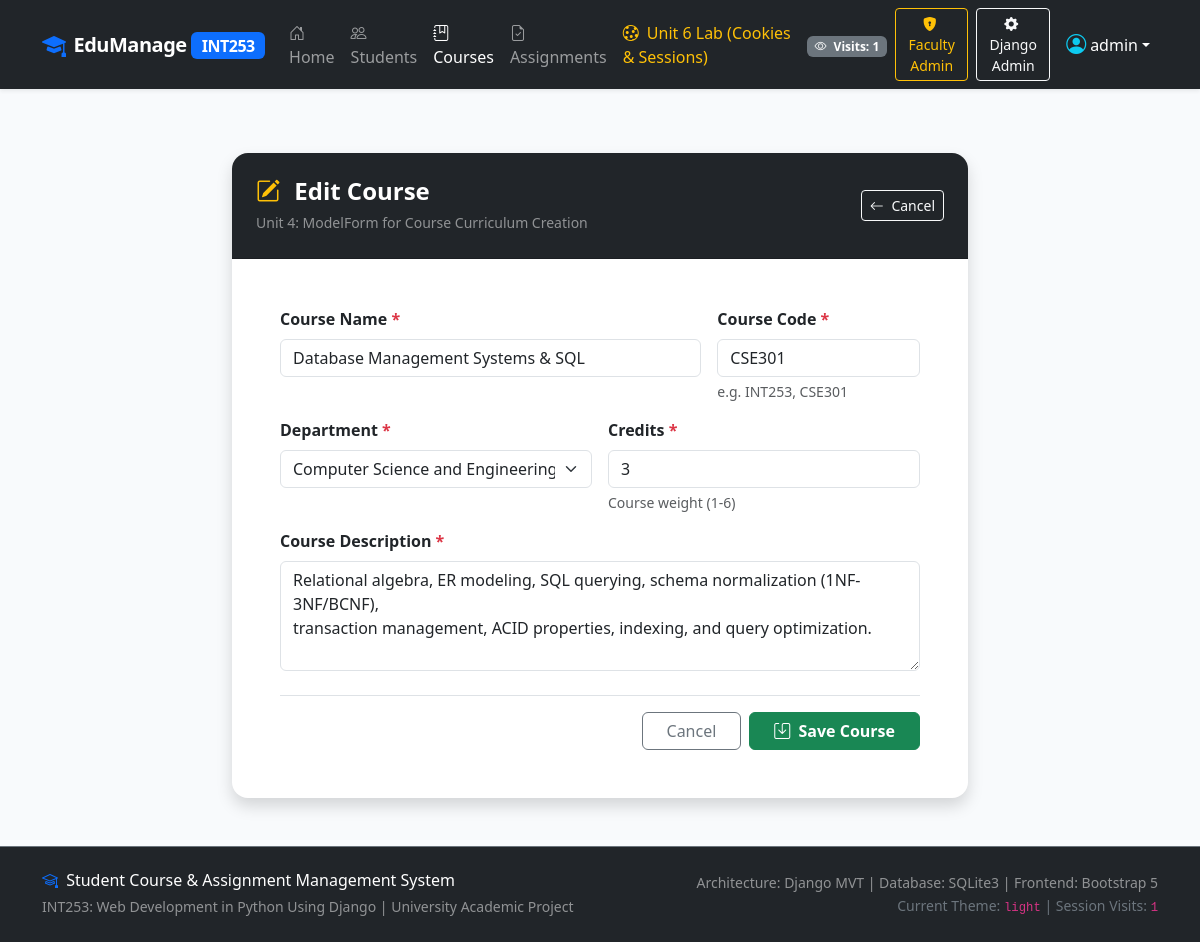
/courses/2/edit/ (signed in), run on the app's committed database.
### courses/models.py (models this page shows, shortened)
class Course(models.Model):
    DEPARTMENT_CHOICES = [
        ('CSE', 'Computer Science and Engineering'),
        ('IT', 'Information Technology'),
        ('ECE', 'Electronics & Communication Engineering'),
        ('ME', 'Mechanical Engineering'),
        ('CIVIL', 'Civil Engineering'),
        ('GEN', 'General Education'),
    ]
    course_name = models.CharField(
        max_length=150,
        verbose_name="Course Name",
        help_text="Official title of the subject/course"
    )
    course_code = models.CharField(
        max_length=20,
        unique=True,
        verbose_name="Course Code",
        help_text="Institutional course code (e.g., INT253, CSE301)"
    )
    description = models.TextField(
        verbose_name="Course Description",
        help_text="Syllabus overview and course outcomes"
    )
    credits = models.PositiveSmallIntegerField(
        default=3,
        verbose_name="Credits",
        help_text="Course credit value (typically 1-5)"
    )
    department = models.CharField(
        max_length=50,
        choices=DEPARTMENT_CHOICES,
        default='CSE',
        verbose_name="Department"
    )
    students = models.ManyToManyField(
        Student,
        related_name='enrolled_courses',
        blank=True,
        verbose_name="Enrolled Students"
    )
    created_at = models.DateTimeField(
        auto_now_add=True,
        verbose_name="Created At"
    )
    updated_at = models.DateTimeField(
        auto_now=True,
        verbose_name="Last Updated"
    )
    class Meta:
        ordering = ['course_code']
        verbose_name = "Course"
        verbose_name_plural = "Courses"

### courses/views.py (the view)
# urls.py: path('<int:pk>/edit/', views.course_update_view, name='edit'),
@login_required
def course_update_view(request, pk):
    if not (request.user.is_staff or request.user.is_superuser):
        messages.error(request, "Access denied: Only faculty members can update courses.")
        return redirect('courses:detail', pk=pk)
    course = get_object_or_404(Course, pk=pk)
    if request.method == 'POST':
        form = CourseForm(request.POST, instance=course)
        if form.is_valid():
            form.save()
            messages.success(request, f"Course '{course.course_code}' updated successfully.")
            return redirect('courses:detail', pk=course.pk)
        else:
            messages.error(request, "Please correct the form errors.")
    else:
        form = CourseForm(instance=course)
    context = {
        'form': form,
        'course': course,
        'is_edit': True,
        'page_title': f"Edit Course: {course.course_code}",
    }
    return render(request, 'courses/course_form.html', context)

### courses/forms.py (shortened to what this page needs)
class CourseForm(forms.ModelForm):
    class Meta:
        model = Course
        fields = ['course_name', 'course_code', 'description', 'credits', 'department']
        widgets = {
            'course_name': forms.TextInput(attrs={'class': 'form-control', 'placeholder': 'e.g., Python Django Web Development'}),
            'course_code': forms.TextInput(attrs={'class': 'form-control', 'placeholder': 'e.g., INT253'}),
            'description': forms.Textarea(attrs={'class': 'form-control', 'rows': 4, 'placeholder': 'Detailed syllabus and prerequisites'}),
            'credits': forms.NumberInput(attrs={'class': 'form-control', 'min': 1, 'max': 6}),
            'department': forms.Select(attrs={'class': 'form-select'}),
        }

### accounts/context_processors.py (called while the page is built)
def global_user_context(request):
    context = {
        'theme_preference': request.COOKIES.get('theme_preference', 'light'),
        'session_visit_count': request.session.get('visit_count', 1),
        'current_student': None,
    }
    if request.user.is_authenticated:
        try:
            if hasattr(request.user, 'student_profile'):
                context['current_student'] = request.user.student_profile
        except Exception:
            context['current_student'] = None
    return context

### templates/courses/course_form.html (shortened to what this page needs)
{% extends 'base.html' %}
{% block content %}
<div class="row justify-content-center my-4">
    <div class="col-lg-8">
        <div class="card shadow border-0 rounded-4">
            <div class="card-header bg-dark text-white p-4 rounded-top-4 d-flex justify-content-between align-items-center">
                <div>
                    <h4 class="fw-bold mb-1">
                        {% if is_edit %}
                            <i class="bi bi-pencil-square text-warning me-2"></i> Edit Course
                        {% else %}
                            <i class="bi bi-journal-plus text-success me-2"></i> Add New Course
                        {% endif %}
                    </h4>
                    <small class="text-white-50">Unit 4: ModelForm for Course Curriculum Creation</small>
                </div>
                <a href="{% url 'courses:list' %}" class="btn btn-outline-light btn-sm">
                    <i class="bi bi-arrow-left me-1"></i> Cancel
                </a>
            </div>
            <div class="card-body p-4 p-md-5">
                <form method="POST" novalidate>
                    <div class="row g-3 mb-4">
                        <div class="col-md-8">
                            <label for="{{ form.course_name.id_for_label }}" class="form-label fw-semibold">
                                {{ form.course_name.label }} <span class="text-danger">*</span>
                            </label>
                            {{ form.course_name }}
                        </div>
                        <div class="col-md-4">
                            <label for="{{ form.course_code.id_for_label }}" class="form-label fw-semibold">
                                {{ form.course_code.label }} <span class="text-danger">*</span>
                            </label>
                            {{ form.course_code }}
                            <small class="text-muted d-block mt-1">e.g. INT253, CSE301</small>
                        </div>
                        <div class="col-md-6">
                            <label for="{{ form.department.id_for_label }}" class="form-label fw-semibold">
                                {{ form.department.label }} <span class="text-danger">*</span>
                            </label>
                            {{ form.department }}
                        </div>
                        <div class="col-md-6">
                            <label for="{{ form.credits.id_for_label }}" class="form-label fw-semibold">
                                {{ form.credits.label }} <span class="text-danger">*</span>
                            </label>
                            {{ form.credits }}
                            <small class="text-muted d-block mt-1">Course weight (1-6)</small>
                        </div>
                        <div class="col-12">
                            <label for="{{ form.description.id_for_label }}" class="form-label fw-semibold">
                                {{ form.description.label }} <span class="text-danger">*</span>
                            </label>
                            {{ form.description }}
                        </div>
                    </div>
                    <div class="d-flex justify-content-end gap-2 pt-3 border-top">
                        <a href="{% url 'courses:list' %}" class="btn btn-outline-secondary px-4">Cancel</a>
                        <button type="submit" class="btn btn-success px-4 fw-semibold">
                            <i class="bi bi-save me-1"></i> Save Course
                        </button>
                    </div>
                </form>
            </div>
        </div>
    </div>
</div>
{% endblock %}

### templates/base.html (shortened to what this page needs)
{% load static %}
<!DOCTYPE html>
<html lang="en">
<head>
    <link href="https://cdn.jsdelivr.net/npm/bootstrap@5.3.3/dist/css/bootstrap.min.css" rel="stylesheet">
    <link rel="stylesheet" href="https://cdn.jsdelivr.net/npm/bootstrap-icons@1.11.3/font/bootstrap-icons.min.css">
    <link rel="stylesheet" href="{% static 'css/custom.css' %}">
</head>
<body class="theme-{{ theme_preference|default:'light' }}">
    <nav class="navbar navbar-expand-lg navbar-dark bg-dark shadow-sm sticky-top">
        <div class="container">
            <a class="navbar-brand brand-logo d-flex align-items-center" href="{% url 'home' %}">
                <i class="bi bi-mortarboard-fill text-primary me-2 fs-4"></i>
                <span>EduManage <span class="badge bg-primary text-white fs-6">INT253</span></span>
            </a>
            <div class="collapse navbar-collapse" id="navbarContent">
                <ul class="navbar-nav me-auto mb-2 mb-lg-0">
                    <li class="nav-item">
                        <a class="nav-link {% if request.path == '/' %}active{% endif %}" href="{% url 'home' %}">
                            <i class="bi bi-house-door me-1"></i> Home
                        </a>
                    </li>
                    <li class="nav-item">
                        <a class="nav-link {% if '/students/' in request.path %}active{% endif %}" href="{% url 'students:list' %}">
                            <i class="bi bi-people me-1"></i> Students
                        </a>
                    </li>
                    <li class="nav-item">
                        <a class="nav-link {% if '/courses/' in request.path %}active{% endif %}" href="{% url 'courses:list' %}">
                            <i class="bi bi-journal-bookmark me-1"></i> Courses
                        </a>
                    </li>
                    <li class="nav-item">
                        <a class="nav-link {% if '/assignments/' in request.path %}active{% endif %}" href="{% url 'assignments:list' %}">
                            <i class="bi bi-file-earmark-check me-1"></i> Assignments
                        </a>
                    </li>
                    <li class="nav-item">
                        <a class="nav-link text-warning {% if '/session-cookie-demo/' in request.path %}active{% endif %}" href="{% url 'accounts:session_cookie_demo' %}">
                            <i class="bi bi-cookie me-1"></i> Unit 6 Lab (Cookies & Sessions)
                        </a>
                    </li>
                </ul>
                <ul class="navbar-nav ms-auto align-items-center">
                    <li class="nav-item me-2 d-none d-md-block">
                        <span class="badge bg-secondary" title="Session Page Views (request.session)">
                            <i class="bi bi-eye me-1"></i> Visits: {{ session_visit_count|default:1 }}
                        </span>
                    </li>
                    {% if user.is_authenticated %}
                        {% if user.is_staff or user.is_superuser %}
                            <li class="nav-item me-2">
                                <a href="{% url 'admin_dashboard' %}" class="btn btn-sm btn-outline-warning">
                                    <i class="bi bi-shield-lock-fill me-1"></i> Faculty Admin
                                </a>
                            </li>
                            <li class="nav-item me-2">
                                <a href="/admin/" target="_blank" class="btn btn-sm btn-outline-light" title="Open Django Built-in Admin Console">
                                    <i class="bi bi-gear-fill me-1"></i> Django Admin
                                </a>
                            </li>
                        {% else %}
                            <li class="nav-item me-2">
                                <a href="{% url 'dashboard' %}" class="btn btn-sm btn-outline-info">
                                    <i class="bi bi-speedometer2 me-1"></i> My Dashboard
                                </a>
                            </li>
                        {% endif %}
                        <li class="nav-item dropdown">
                            <a class="nav-link dropdown-toggle d-flex align-items-center text-white" href="#" id="userDropdown" role="button" data-bs-toggle="dropdown" aria-expanded="false">
                                <i class="bi bi-person-circle fs-5 me-1 text-info"></i>
                                <span>{{ user.username }}</span>
                            </a>
                        </li>
                    {% endif %}
                </ul>
            </div>
        </div>
    </nav>
    <main class="container my-4">
        {% block content %}{% endblock %}
    </main>
    <footer class="footer bg-dark text-white-50 py-4 mt-auto border-top border-secondary">
        <div class="container">
            <div class="row align-items-center">
                <div class="col-md-6 mb-3 mb-md-0">
                    <h6 class="text-white mb-1">
                        <i class="bi bi-mortarboard me-1 text-primary"></i> Student Course & Assignment Management System
                    </h6>
                    <small>INT253: Web Development in Python Using Django | University Academic Project</small>
                </div>
                <div class="col-md-6 text-md-end">
                    <small class="d-block">Architecture: Django MVT | Database: SQLite3 | Frontend: Bootstrap 5</small>
                    <small class="text-secondary">Current Theme: <code>{{ theme_preference|default:'light' }}</code> | Session Visits: <code>{{ session_visit_count|default:1 }}</code></small>
                </div>
            </div>
        </div>
    </footer>
</body>
</html>

### static/css/custom.css (style rules this page uses)
:root { --primary-color: #0d6efd; --primary-hover: #0b5ed7; --sidebar-bg: #1e293b; --sidebar-color: #cbd5e1; --sidebar-active: #38bdf8; --card-shadow: 0 0.125rem 0.25rem rgba(0, 0, 0, 0.075); }
body.theme-light { background-color: #f8fafc; color: #1e293b; }
body { min-height: 100vh; display: flex; flex-direction: column; font-family: system-ui, -apple-system, "Segoe UI", Roboto, "Helvetica Neue", "Noto Sans", sans-serif; }
main { flex: 1 0 auto; }
.footer { flex-shrink: 0; }
.brand-logo { font-weight: 700; letter-spacing: -0.5px; }

### data on the page
Course: course_name "Database Management Systems & SQL", course_code "CSE301", department "Computer Science and Engineering", credits "3", description "Relational algebra, ER modeling, SQL querying, schema normalization (1NF-3NF/BCNF), transaction management, ACID properties, indexing, and query optimization."

### other printed values
{{ session_visit_count|default:1 }} "1"
{{ user.username }} "admin"
{{ theme_preference|default:'light' }} "light"
